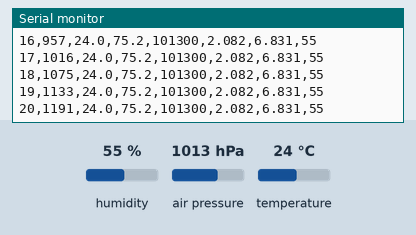
Simulated run of this sketch. Board: Arduino Leonardo, built with avr-gcc and run on an emulated ATmega32U4. Shown: the last lines printed to the serial monitor. The inputs (shaded band) are chosen by the test bench; at power-on: humidity 55 %, air pressure 1013 hPa, temperature 24 °C.

Above: at 1.2 s.
1.3 s: humidity set to 22 %
At 1.32 s:
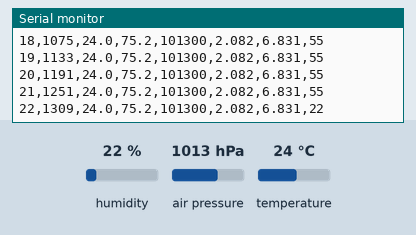
4.3 s: air pressure set to 952 hPa
At 4.31 s:
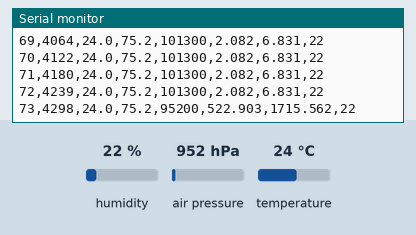
5.8 s: temperature set to 12 °C
At 5.84 s:
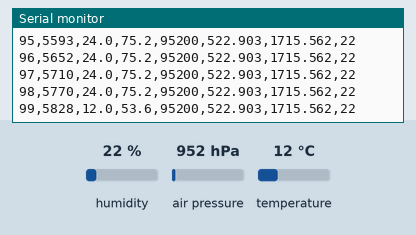

The sketch:

BME280-to-CSV.ino
```cpp
#include "SparkFunBME280.h"
//Library allows either I2C or SPI, so include both.
#include "Wire.h"
#include "SPI.h"
BME280 mySensor;

unsigned long sampleNumber = 0;

void setup() {

   Serial.begin(9600);
  while (!Serial) {
    // Attente de l'ouverture du port série pour Arduino LEONARDO
  }
  //configuration du capteur
  mySensor.settings.commInterface = I2C_MODE;
  mySensor.settings.I2CAddress = 0x76;
  mySensor.settings.runMode = 3;
  mySensor.settings.tStandby = 3;
  mySensor.settings.filter = 3;
  mySensor.settings.tempOverSample = 5;
  mySensor.settings.pressOverSample = 5;
  mySensor.settings.humidOverSample = 5;

  Serial.println("Starting BME280... ");
  delay(10);  // attente de la mise en route du capteur. 2 ms minimum
  // chargement de la configuration du capteur
  mySensor.begin();


  //Build a first-row of column headers
  Serial.print("SampleNumber,");
  Serial.print("Time(ms),");
  Serial.print("T(deg C),");
  Serial.print("T(deg F),");
  Serial.print("P(Pa),");
  Serial.print("Alt(m),");
  Serial.print("Alt(ft),");
  Serial.print("%RH");
  Serial.println("");
}

void loop()
{
  //Print each row in the loop
  //Start with temperature, as that data is needed for accurate compensation.
  //Reading the temperature updates the compensators of the other functions
  //in the background.
  Serial.print(sampleNumber);
  Serial.print(",");
  Serial.print(millis());
  Serial.print(",");
  Serial.print(mySensor.readTempC(), 1);
  Serial.print(",");
  Serial.print(mySensor.readTempF(), 1);
  Serial.print(",");
  Serial.print(mySensor.readFloatPressure(), 0);
  Serial.print(",");
  Serial.print(mySensor.readFloatAltitudeMeters(), 3);
  Serial.print(",");
  Serial.print(mySensor.readFloatAltitudeFeet(), 3);
  Serial.print(",");
  Serial.print(mySensor.readFloatHumidity(), 0);
  Serial.println();

  sampleNumber++;

  delay(50);
}
```

Measured:
- after the input at 1.3 s, the serial monitor: prints a new line at once (image 1)
